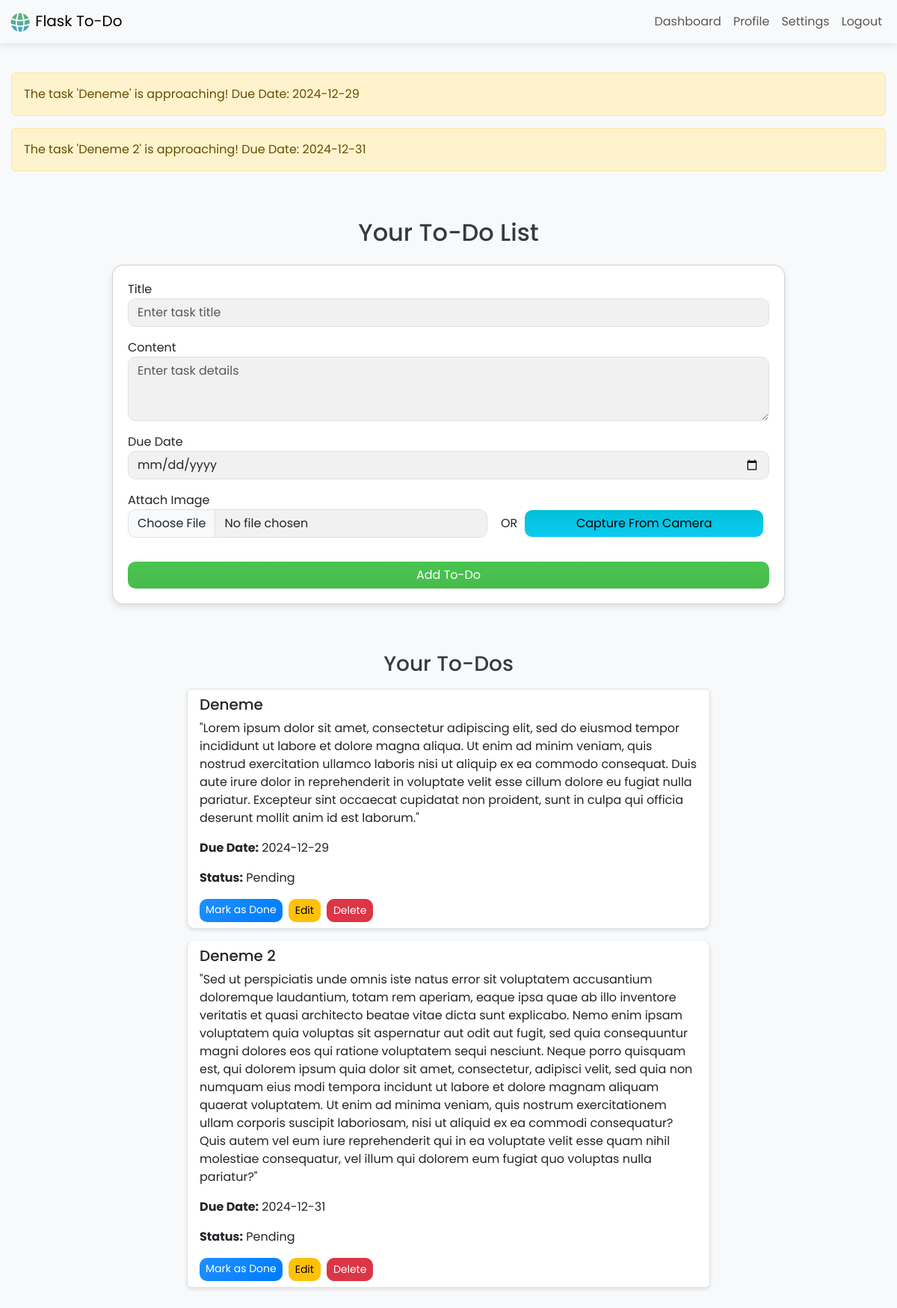
The app's page /dashboard (signed in) with its own data.
### app.py (models this page shows)
class Todo(db.Model):
    id = db.Column(db.Integer, primary_key=True)
    title = db.Column(db.String(100), nullable=False)
    content = db.Column(db.Text, nullable=False)
    due_date = db.Column(db.Date, nullable=True)
    completed = db.Column(db.Boolean, default=False)
    postponed = db.Column(db.Boolean, default=False)
    user_id = db.Column(db.Integer, db.ForeignKey('user.id'), nullable=False)
    image_path = db.Column(db.String(200), nullable=True)  # New column for image path

### app.py (the view, shortened to what this page needs)
@app.route('/dashboard', methods=['GET', 'POST'])
@login_required
def dashboard():
    todos = Todo.query.filter_by(owner=current_user).all()
    today = datetime.now().date()
    for todo in todos:
        if todo.due_date and 0 <= (todo.due_date - today).days <= 2 and not todo.completed:
            flash(f"The task '{todo.title}' is approaching! Due Date: {todo.due_date}", 'warning')
    return render_template('dashboard.html', todos=todos)

### app.py (called while the page is built)
@login_manager.user_loader
def load_user(user_id):
    return User.query.get(int(user_id))

### templates/dashboard.html (shortened to what this page needs)
{% extends 'base.html' %}
{% block content %}
<link rel="stylesheet" href="static/css/styles.css" />
<div class="container my-5">
  <h2 class="text-center mb-4">Your To-Do List</h2>
  <div class="card card-dashboard {% if current_user.is_authenticated and current_user.theme == 'dark' %}card dark-theme{% else %}card light-theme{% endif %} ">
    <form method="POST" enctype="multipart/form-data" id="todoForm">
      <div class="form-group mb-3">
        <label for="title">Title</label>
        <input type="text" name="title" class="form-control" placeholder="Enter task title" required />
      </div>
      <div class="form-group mb-3">
        <label for="content">Content</label>
        <textarea name="content" class="form-control" rows="3" placeholder="Enter task details" required></textarea>
      </div>
      <div class="form-group mb-3">
        <label for="due_date">Due Date</label>
        <input type="date" name="due_date" class="form-control" />
      </div>
      <div class="form-group mb-3 d-flex align-items-center">
          <div class="me-2 flex-fill">
              <label for="image">Attach Image</label>
              <input type="file" name="image" class="form-control" accept="image/*" />
          </div>
          <label class="pt-4 pr-1" style="padding: 0 10px;" for="form-control">OR</label>
          <div class="me-2 pt-4 flex-fill">
              <button type="button" class="btn btn-info w-100" data-bs-toggle="modal" data-bs-target="#webcamModal">
                  Capture From Camera
              </button>
          </div>
      </div>
      <button type="submit" class="btn btn-success w-100 mt-3">Add To-Do</button>
    </form>
  </div>
</div>
<h3 class="text-center mt-5">Your To-Dos</h3>
<ul class="list-group mt-3">
  {% for todo in todos %}
    <li class="list-group-item {% if current_user.is_authenticated and current_user.theme == 'dark' %}dark-theme{% else %}light-theme{% endif %}">
      <h5>{{ todo.title }}</h5>
      <p>{{ todo.content }}</p>
      <p><strong>Due Date:</strong> {{ todo.due_date }}</p>
      <p><strong>Status:</strong> {{ 'Completed' if todo.completed else 'Pending' }}</p>
      <div class="d-flex mt-3">
        <a href="{{ url_for('toggle_status', id=todo.id) }}" class="btn btn-sm btn-primary me-2">
          {{ 'Mark as Done' if not todo.completed else 'Mark as Pending' }}
        </a>
        <button class="btn btn-sm btn-warning me-2" data-bs-toggle="modal" data-bs-target="#editModal"
                data-id="{{ todo.id }}" data-title="{{ todo.title }}" data-content="{{ todo.content }}"
                data-due_date="{{ todo.due_date }}">
          Edit
        </button>
        <button class="btn btn-sm btn-danger" data-bs-toggle="modal" data-bs-target="#deleteModal" data-id="{{ todo.id }}">
          Delete
        </button>
      </div>
    </li>
  {% endfor %}
</ul>
{% endblock %}

### static/css/styles.css (style rules this page uses)
body { font-family: 'Poppins', sans-serif; margin: 0; padding: 0; }
body.light-theme { background-color: #f8f9fa; color: #343a40; }
.container { max-width: 1200px; margin: auto; padding: 15px; }
.form-control { border-radius: 10px; background-color: #f1f1f1; border: 1px solid #e0e0e0; }
.btn { border-radius: 10px; }
.btn-primary { background: linear-gradient(135deg, #1e90ff, #007bff); border: none; }
ul.list-group { max-width: 700px; margin: 0 auto; }
li.list-group-item { margin-bottom: 1rem; border-radius: 10px; box-shadow: 0 2px 5px rgba(0, 0, 0, 0.1); }
.card-dashboard { max-width: 900px; margin: auto; border-radius: 15px; transition: box-shadow 0.3s ease; padding: 20px; box-shadow: 0 4px 8px rgba(0, 0, 0, 0.1); }
.btn-info { background: linear-gradient(180deg, #00c0da, #0dcaf0); border: none; transition: background 0.3s ease, transform 0.2s ease; }
.btn-success { background: linear-gradient(180deg, #4ac550, #47bb4c); border: none; transition: background 0.3s ease, transform 0.2s ease; }
.form-group { position: relative; }

### records on screen
Todo: title "Deneme", content "\"Lorem ipsum dolor sit amet, consectetur adipiscing elit, sed do eiusmod tempor incididunt ut labore et dolore magna aliqua. Ut enim ad minim veniam, quis nostrud exercitation ullamco laboris nisi ut aliquip ex ea commodo consequat. Duis aute irure dolor in reprehenderit in voluptate velit esse cillum dolore eu fugiat nulla pariatur. Excepteur sint occaecat cupidatat non proident, sunt in culpa qui officia deserunt mollit anim id est laborum.\"", due_date "2024-12-29", completed "Pending", completed "Mark as Done"
Todo: title "Deneme 2", content "\"Sed ut perspiciatis unde omnis iste natus error sit voluptatem accusantium doloremque laudantium, totam rem aperiam, eaque ipsa quae ab illo inventore veritatis et quasi architecto beatae vitae dicta sunt explicabo. Nemo enim ipsam voluptatem quia voluptas sit aspernatur aut odit aut fugit, sed quia consequuntur magni dolores eos qui ratione voluptatem sequi nesciunt. Neque porro quisquam est, qui dolorem ipsum quia dolor sit amet, consectetur, adipisci velit, sed quia non numquam eius modi tempora incidunt ut labore et dolore magnam aliquam quaerat voluptatem. Ut enim ad minima veniam, quis nostrum exercitationem ullam corporis suscipit laboriosam, nisi ut aliquid ex ea commodi…", due_date "2024-12-31", completed "Pending", completed "Mark as Done"

### other values on screen
{{ message|safe }} "The task 'Deneme' is approaching! Due Date: 2024-12-29" "The task 'Deneme 2' is approaching! Due Date: 2024-12-31"
